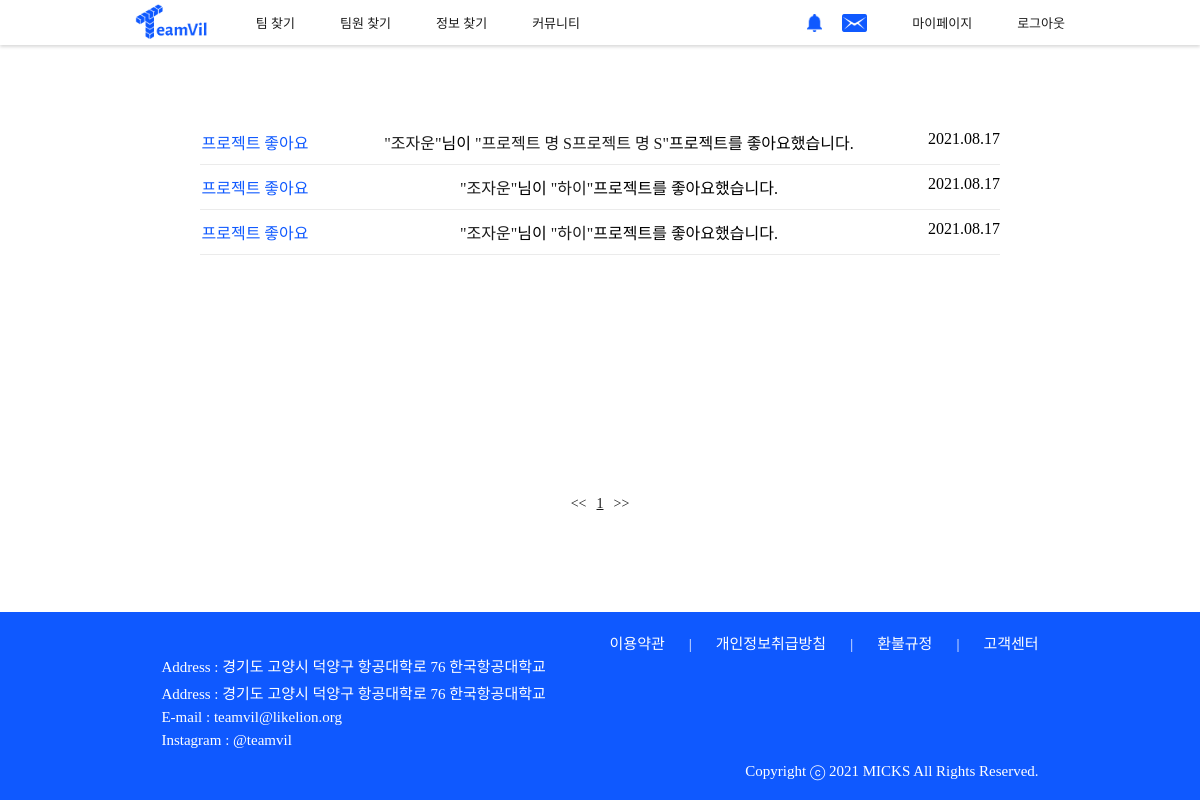
Page /member/alarm_detail/ (signed in) on the earlier database version.
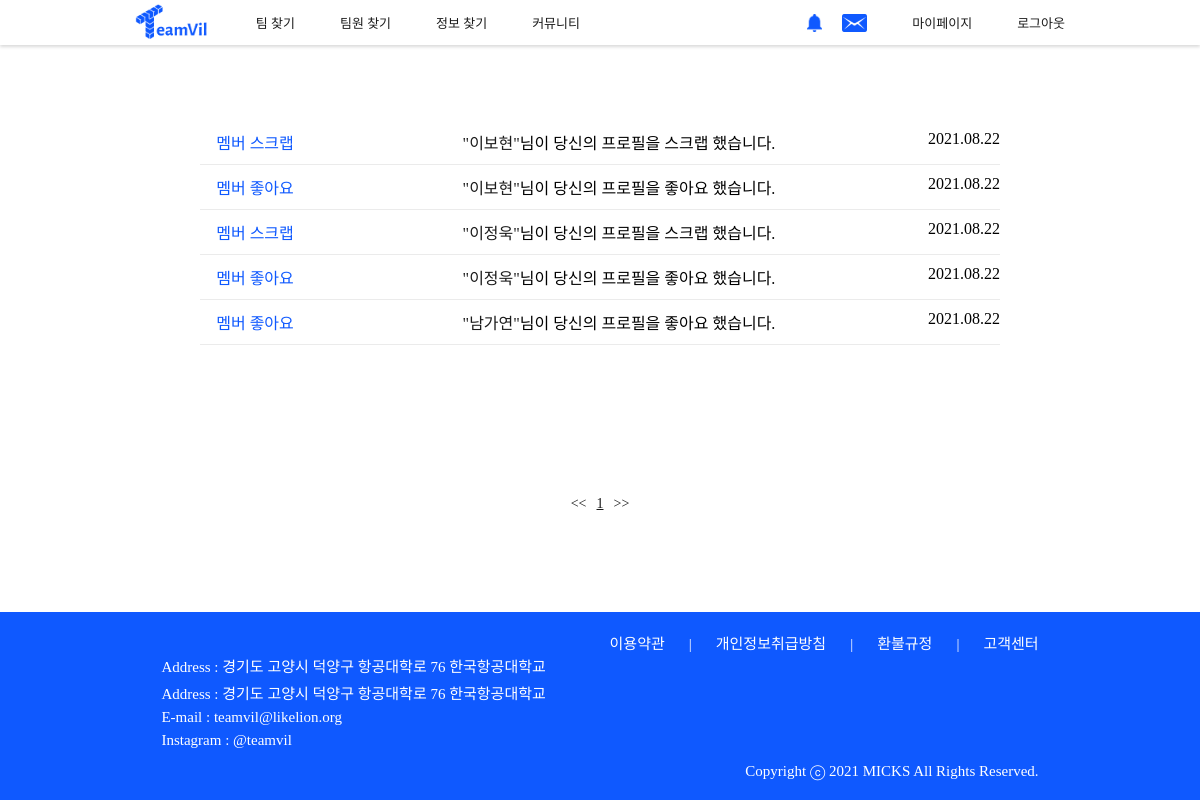
Same page on the later database version.
### home/models.py (models this page shows)
class Alarm(models.Model):
    type = models.IntegerField()
    user_id = models.ForeignKey(User, on_delete = models.CASCADE, db_column="user_id")
    member_id = models.ForeignKey('project.Member', on_delete = models.CASCADE, db_column="member_id", null=True)
    like_id = models.ForeignKey(Like, on_delete = models.CASCADE, db_column="like_id", null=True)
    scrap_id = models.ForeignKey(Scrap, on_delete = models.CASCADE, db_column="scrap_id", null=True)
    project_url = models.CharField(max_length=200, null=True)
    member_url = models.CharField(max_length=200, null=True)
    send_date = models.DateTimeField(default=timezone.now)
    check_date = models.DateTimeField(null=True)
    check = models.IntegerField(default=0)

class Like(models.Model):
    type = models.IntegerField() # 0 프로젝트 1 멤버 2 자유 커뮤니티 3 정보
    project_id = models.ForeignKey('project.Project', on_delete = models.CASCADE, db_column="project_id", null=True)
    com_id = models.ForeignKey(Com, on_delete = models.CASCADE, db_column="com_id", null=True)
    info_id = models.ForeignKey(Info, on_delete = models.CASCADE, db_column="info_id", null=True)
    from_user_id = models.ForeignKey(User, on_delete = models.CASCADE, db_column="from_user_id", related_name="like_from_user_id")
    to_user_id = models.ForeignKey(User, on_delete = models.CASCADE, db_column="to_user_id", related_name="like_to_user_id", null=True)

### account/models.py (models this page shows)
class Profile(models.Model):
    user_id = models.ForeignKey(User, on_delete = models.CASCADE, db_column="user_id")
    name = models.CharField(max_length=25)
    mbti_id = models.ForeignKey(Mbti, on_delete = models.CASCADE, db_column="mbti_id")
    mbti_detail = models.CharField(max_length=100, null=True)
    email = models.CharField(max_length=45)
    phone = models.CharField(max_length=15)
    birthday = models.DateField()
    type = models.IntegerField(default=0) # 창업0, 공모전1, 프로젝트2 선호 프로젝트 타입
    region1_id = models.ForeignKey(Region1, on_delete = models.CASCADE, db_column="region1_id")
    region2_id = models.ForeignKey(Region2, on_delete = models.CASCADE, db_column="region2_id")
    openPhone = models.IntegerField()
    openEmail = models.IntegerField()
    term_id = models.ForeignKey(Term, on_delete = models.CASCADE, db_column="term_id")
    field1_id = models.ForeignKey(Field1, on_delete = models.CASCADE, db_column="field1_id")
    field2 = models.CharField(max_length=20)
    state = models.IntegerField()
    job_id = models.ForeignKey(Job, on_delete = models.CASCADE, db_column="job_id")
    education_id = models.ForeignKey(Education, on_delete = models.CASCADE, db_column="education_id", null=True)
    isLink = models.IntegerField()
    isFile = models.IntegerField()
    isCarrer = models.IntegerField()
    pr = models.TextField(null=True)
    register = models.DateTimeField(default=timezone.now)
    photo = models.FileField(null=True)
    isReview = models.IntegerField()
    view_cnt = models.IntegerField(default=0)
    submit = models.IntegerField(default=0)
    def __str__(self):
        return self.name

### project/models.py (models this page shows, shortened)
class Project(models.Model):
    user_id = models.ForeignKey(User, on_delete = models.PROTECT, db_column="user_id")
    use = models.IntegerField(default=0) # 삭제 여부
    isEnd = models.IntegerField(default=0) # 0 미완, 1 완
    type = models.IntegerField() # 창업, 공모전, 프로젝트
    title = models.CharField(max_length=100)
    photo = models.FileField(null=True) #디비 비울 떄 널 트루 지우기
    desc = models.CharField(max_length=100)
    field1_id = models.ForeignKey('home.Field1', on_delete = models.CASCADE, db_column="field1_id")
    field2 = models.CharField(max_length=20)
    region1_id = models.ForeignKey('home.Region1', on_delete = models.CASCADE, db_column="region1_id")
    region2_id = models.ForeignKey('home.Region2', on_delete = models.CASCADE, db_column="region2_id")
    mem_total = models.IntegerField() # 프로젝트 총 인원
    mem_now = models.IntegerField() # 모집된 인원
    mem_duty = models.IntegerField(default=0) # 모집할 직무 총인원 (mem_total-mem_now)
    start_date = models.DateField()
    end_date = models.DateField()
    term = models.IntegerField(default=1) # 1: 단기, 2: 장기
    state = models.IntegerField(default=1) # 1 모집중 0 모집완료
    school = models.CharField(max_length=45, null=True)
    content = models.TextField()
    isLink = models.IntegerField(default=0)
    isFile = models.IntegerField(default=0)
    education_id = models.ForeignKey('home.Education', on_delete = models.CASCADE, db_column="education_id", null=True)
    view_cnt = models.IntegerField(default=0)
    register = models.DateTimeField(default=timezone.now)
    def __str__(self):
        return self.title

### account/views.py (the view)
# urls.py: path('alarm_detail/', views.alarm_detail, name = "alarm_detail"),
def alarm_detail(request):
    user = request.user
    profiles = Profile.objects.all()
    alarms = Alarm.objects.filter(user_id=user).order_by('-send_date')
    print(len(alarms))
    for alarm in alarms:
        if alarm.check == 0:
            alarm.check = int(1)
            alarm.check_date = timezone.now()
            alarm.save()
    page = request.GET.get('page')
    paginator = Paginator(alarms, 25)
    alarms = paginator.get_page(page)
    return render(request, "alarm_detail.html", {'alarms':alarms, 'profiles':profiles})

### teamvil/templatetags/custom_tags.py (called while the page is built)
@register.simple_tag
def DateFormatDot(birthday):
     birthday = birthday.strftime('%Y.%m.%d')
     return birthday

### account/templates/alarm_detail.html (shortened to what this page needs)
<!DOCTYPE html>
<html lang="en">
    {% load static %}
    {% load custom_tags %}
    <head>
        <link rel="stylesheet" href="{% static 'css/base.css' %}">
        <link rel="stylesheet" href="{% static 'css/alarm_detail.css' %}">
    </head>
    <body>
        {% include 'navbar.html' %}
        <div class="alarm_detail-container content">
            {% if alarms|length == 0 %}
            <p class="alarm_detail-notice ">아직 알람이 없습니다</p>
            {% else %}
            {% for alarm in alarms %}
            <div class="alarm_detail-item">
                <span class="alarm_detail-title">
                    {% if alarm.type == 0 %}
                    멤버 좋아요
                    {% elif alarm.type == 1 %}
                    프로젝트 좋아요
                    {% elif alarm.type == 2 %}
                    멤버 스크랩
                    {% elif alarm.type == 3 %}
                    프로젝트 스크랩
                    {% elif alarm.type == 4 %}
                    프로젝트 지원
                    {% elif alarm.type == 5 %}
                    프로젝트 승인
                    {% elif alarm.type == 6 %}
                    프로젝트 초대
                    {% else %}
                    프로젝트 거절
                    {% endif %}
                </span>
                <span class="alarm_detail-content">
                    {% if alarm.type == 0 %}
                        {% for profile in profiles %}
                            {% if alarm.like_id.from_user_id == profile.user_id %}
                            <a href="{{alarm.member_url}}">"{{profile}}"</a>님이 당신의 프로필을 좋아요 했습니다.
                            {% endif %}
                        {% endfor %}
                    {% elif alarm.type == 1 %}
                        {% for profile in profiles %}
                            {% if alarm.like_id.from_user_id == profile.user_id %}
                            <a href="{{alarm.member_url}}">"{{profile}}"</a>님이 <a href="{{alarm.project_url}}">"{{alarm.like_id.project_id}}"</a>프로젝트를 좋아요했습니다.
                            {% endif %}
                        {% endfor %}
                    {% elif alarm.type == 2 %}
                        {% for profile in profiles %}
                            {% if alarm.scrap_id.from_user_id == profile.user_id %}
                            <a href="{{alarm.member_url}}">"{{profile}}"</a>님이 당신의 프로필을 스크랩 했습니다.
                            {% endif %}
                        {% endfor %}
                    {% elif alarm.type == 3 %}
                        {% for profile in profiles %}
                            {% if alarm.scrap_id.from_user_id == profile.user_id %}
                            <a href="{{alarm.member_url}}">"{{profile}}"</a>님이 <a href="{{alarm.project_url}}">"{{alarm.scrap_id.project_id}}"</a>프로젝트를 스크랩 했습니다.
                            {% endif %}
                        {% endfor %}
                    {% elif alarm.type == 4 %}
                        {% for profile in profiles %}
                            {% if alarm.member_id.user_id == profile.user_id %}
                            <a href="{{alarm.member_url}}">"{{profile}}"</a>님이 <a href="{{alarm.project_url}}">"{{alarm.member_id.project_id}}"</a>프로젝트 "{{alarm.member_id.duty_id}}"직무에 지원했습니다.
                            {% endif %}
                        {% endfor %}
                    {% elif alarm.type == 5 %}
                        {% for profile in profiles %}
                            {% if alarm.member_id.user_id == profile.user_id %}
                            <a href="{{alarm.member_url}}">"{{profile}}"</a>님이 <a href="{{alarm.project_url}}">"{{alarm.member_id.project_id}}"</a>프로젝트 "{{alarm.member_id.duty_id}}"직무 지원을 승인했습니다.
                            {% endif %}
                        {% endfor %}
                    {% elif alarm.type == 6 %}
                        {% for profile in profiles %}
                            {% if alarm.member_id.user_id == profile.user_id %}
                            <a href="{{alarm.member_url}}">"{{profile}}"</a>님이 <a href="{{alarm.project_url}}">"{{alarm.member_id.project_id}}"</a>프로젝트 "{{alarm.member_id.duty_id}}"직무에 초대했습니다.
                            {% endif %}
                        {% endfor %}
                    {% else %}
                        {% for profile in profiles %}
                            {% if alarm.member_id.user_id == profile.user_id %}
                            <a href="{{alarm.member_url}}">"{{profile}}"</a>님이 <a href="{{alarm.project_url}}">"{{alarm.member_id.project_id}}"</a>프로젝트 "{{alarm.member_id.duty_id}}"직무 지원을 거절했습니다.
                            {% endif %}
                        {% endfor %}
                    {% endif %}
                </span>
                <span class="alarm_detail-date">
                    {% DateFormatDot alarm.send_date %}
                </span>
            </div>
            <hr>
            {% endfor %}
            {% endif %}
        </div>
        <div class="page-wrap">
            <a href="?page=1" class="spoqa-light page"><<</a>
            {% for l in  alarms.paginator.page_range %}
                {% if alarms.number == forloop.counter %}
                    <a href="?page={{forloop.counter}}" class="spoqa-light active page">{{forloop.counter}}</a>
                {% else %}
                    <a href="?page={{forloop.counter}}" class="spoqa-light page">{{forloop.counter}}</a>
                {% endif %}
            {% endfor %}
            <a href="?page={{alarms.paginator.num_pages}}" class="spoqa-light page">>></a>
        </div>
        {% include 'footer.html' %}
    </body>
</html>

### teamvil/templates/navbar.html
{% load static %}
<nav class="navbar-nav-container">
    <div class="navbar-left-container">
        <a href="{% url 'home' %}"><img class="navbar-logo" src="{% static 'image/Logo.png' %}" alt=""></a>
        <ul class="navbar-menu-container spoqa-regular">
            <li class="navbar-menu-item"><a href="{% url 'team_search' %}">팀 찾기</a></li>
            <li class="navbar-menu-item"><a href="{% url 'member_search' %}">팀원 찾기</a></li>
            <li class="navbar-menu-item"><a href="{% url 'info' %}">정보 찾기</a></li>
            <li class="navbar-menu-item"><a href="{% url 'community' %}">커뮤니티</a></li>
        </ul>
    </div>
    <div class="navbar-my-container spoqa-regular">
        {% if user.is_authenticated %}
            <div>
                <a href="{% url 'alarm_detail' %}"><img src="{% static 'image/noti-active.png' %}" alt="" onclick="newNoti(this)"></a>
            </div>
            <div>
                <a href="{% url 'message' %}"><img src="{% static 'image/message-active.png' %}" alt="" onclick="newMessage(this)"></a>
            </div>
            <ul class="">
                <li class="navbar-my-item"><a href="{% url 'mypage' %}">마이페이지</a></li>
                <li class="navbar-my-item"><a href="{% url 'logout' %}">로그아웃</a></li>
            </ul>
        {% else %}
            <ul class="">
                <li class="navbar-my-item"><a href="{% url 'login' %}">로그인/</a><a href="{% url 'signup'  %}">회원가입</a></li>
            </ul>
        {% endif %}
    </div>
</nav>

### teamvil/templates/footer.html
{% load static %}
<footer>
    <div class="footer-left">
        <p>Address : 경기도 고양시 덕양구 항공대학로 76 한국항공대학교</p>
        <p>Address : 경기도 고양시 덕양구 항공대학로 76 한국항공대학교</p>
        <p>E-mail : teamvil@likelion.org</p>
        <p>Instagram : @teamvil</p>
    </div>
    <div class="footer-right">
        <a href="">이용약관</a>
        <span>|</span>
        <a href="">개인정보취급방침</a>
        <span>|</span>
        <a href="">환불규정</a>
        <span>|</span>
        <a href="">고객센터</a>
        <p>Copyright ⓒ 2021 MICKS All Rights Reserved.</p>
    </div>
</footer>

### teamvil/static/css/base.css (style rules this page uses)
* { margin: 0; padding: 0; }
.active { display: block; }
.spoqa-light { font-family: 'Spoqa Han Sans Neo', 'sans-serif'; font-weight: 300; }
.spoqa-regular { font-family: 'Spoqa Han Sans Neo', 'sans-serif'; font-weight: 400; }
ul { list-style: none; padding: 0; margin: 0; }
a { text-decoration: none; color: #1B1B1B; }
li a { font-size: 13px; }
.navbar-nav-container { display: flex; justify-content: space-between; align-items: center; height: 45.10125px; padding: 0px 135px; box-shadow: 0px 1.5825px 3.165px rgba(0, 0, 0, 0.15); font-size: 0; }
.navbar-left-container { display: flex; justify-content: space-between; align-items: center; width: 490px; flex-shrink: 0; }
.navbar-logo { width: 72.795px; height: 37.362825; }
.navbar-menu-container { display: flex; justify-content: space-between; }
.navbar-my-container { display: flex; justify-content: space-between; }
.navbar-my-container ul { display: flex; }
.navbar-my-container img { height: 18px; margin-left: 20px; margin-top: 1px; }
.navbar-menu-item { margin-right: 45px; flex-shrink: 0; }
.navbar-my-item { margin-left: 45px; flex-shrink: 0; }
footer { padding: 20px 161.415px; display: flex; justify-content: space-between; color: #ffffff; background-color: #0f59ff; font-family: 'Spoqa Han Sans Neo', 'sans-serif'; font-weight: 300; min-width: 850px; }
.footer-left { padding: 20px 0; }
.footer-right a { color: #ffffff; font-size: 15px; }
.footer-right span { padding: 0 20px; font-size: 15px; }
.footer-left p { padding: 3px 0; font-size: 15px; }
.footer-right p { padding-top: 110px; font-size: 15px; text-align: right; }
body { display: flex; min-height: 100vh; flex-direction: column; }
.content { flex: 1; }

### account/static/css/alarm_detail.css (style rules this page uses)
.alarm_detail-container { justify-content: center; margin: 75px 200px; min-width: 500px; }
.alarm_detail-item { display: flex; justify-content: space-between; margin: 10px 0; }
.alarm_detail-title { width: 110px; text-align: center; font-family: 'Spoqa Han Sans Neo', 'sans-serif'; font-weight: 300; color: #0F59FF; font-size: 14.24; }
.alarm_detail-content { text-align: center; font-family: 'Spoqa Han Sans Neo', 'sans-serif'; font-weight: 300; font-size: 14.24; }
.alarm_detail-date { font-family: 'Spoqa Han Sans Neo', 'sans-serif'; font-weight: 300; font-size: 14.24; }
hr { height: 1px; background-color: #ebebeb; border: 0; }
.page-wrap { display: flex; justify-content: center; margin-bottom: 100px; font-size: 14px; }
.page { margin: 0 5px; }
.page.active { font-weight: 500; text-decoration-line: underline; }

Differences in the rows shown:
removed Alarm: type "프로젝트 좋아요", like_id.project_id "프로젝트 명 S프로젝트 명 S", send_date "2021.08.17"
removed Profile: name "조자운"
removed Alarm: type "프로젝트 좋아요", like_id.project_id "하이", send_date "2021.08.17"
removed Alarm: type "프로젝트 좋아요", like_id.project_id "하이", send_date "2021.08.17"
added Alarm: type "멤버 스크랩", send_date "2021.08.22"
added Profile: name "이보현"
added Alarm: type "멤버 좋아요", send_date "2021.08.22"
added Alarm: type "멤버 스크랩", send_date "2021.08.22"
added Profile: name "이정욱"
added Alarm: type "멤버 좋아요", send_date "2021.08.22"
added Alarm: type "멤버 좋아요", send_date "2021.08.22"
added Profile: name "남가연", shown under "2021.08.22"
